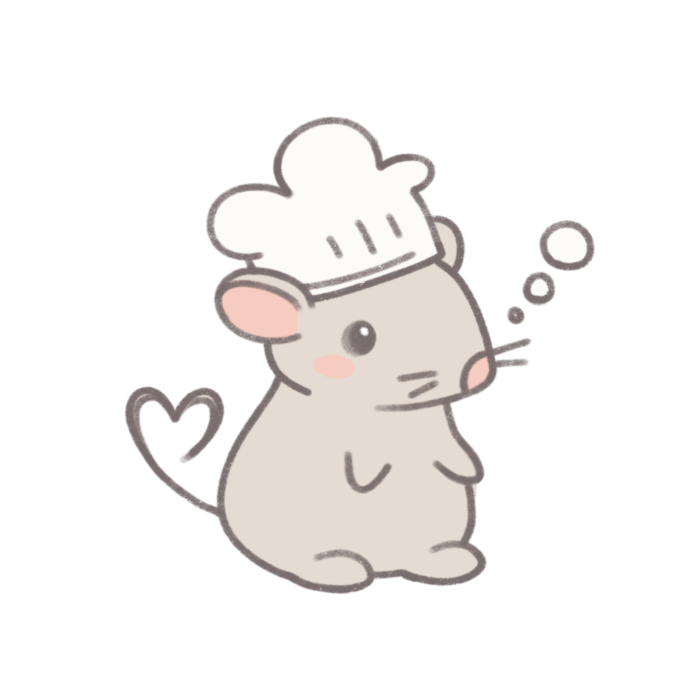
#> input picture laptop/imgs/remy_talking-1.png, 2048 x 2048 px (shown at 1/3 size); its folder holds only this picture in this run
$ python make-frames.py
#> lines starting #> are read from the running program, lines starting #| are printed output that depends on the picture
"""Resize the talking-animation frames, title and tab icons from laptop/imgs/ (read-only) into src/assets/ and public/.
Run from laptop/frontend/:  python3 tools/make-frames.py   (needs Pillow)"""
from pathlib import Path
from PIL import Image

SRC = Path(__file__).resolve().parents[2] / "imgs"  # laptop/imgs
DST = Path(__file__).resolve().parents[1] / "src" / "assets"
SIZE = 512  # displayed at 130 px; 512 stays sharp on 3x screens

for name in ("remy_talking", "user_talking"):
    for i in range(1, 5):
        im = Image.open(SRC / f"{name}-{i}.png").convert("RGBA").resize((SIZE, SIZE), Image.LANCZOS)
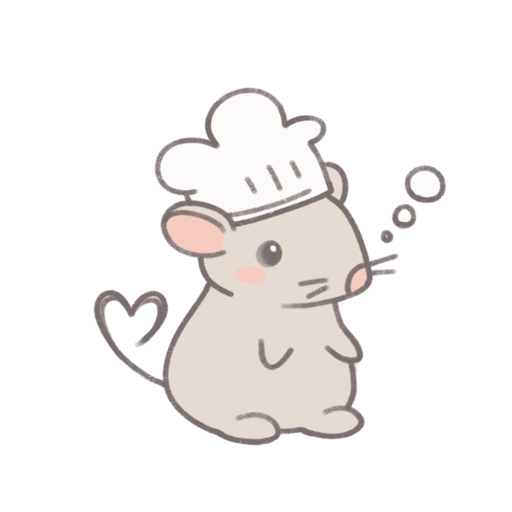
#> im: PIL image 512x512 RGBA; mean R, G, B, A 50.8, 48.2, 47, 59; transparent parts drawn white
        out = DST / f"{name.replace('_', '-')}-{i}.png"
        im.save(out, optimize=True)
#> (the run stopped early here; a loop or call above may not have finished)
